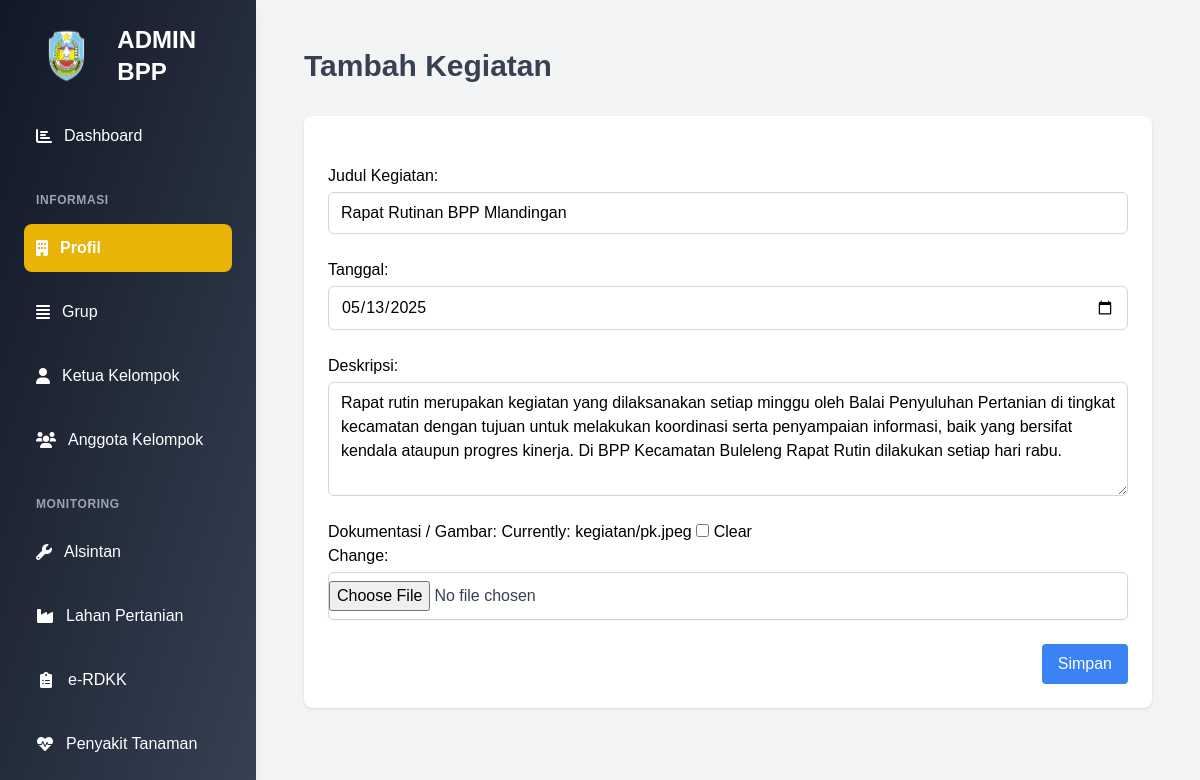
Screenshot of /administrator/edit-kegiatan/1/ (signed in) with the database file from the repository.
### administrator/models.py (models this page shows, shortened)
class Kegiatan(models.Model):
    judul = models.CharField(max_length=200)
    tanggal = models.DateField()
    deskripsi = models.TextField()
    gambar = models.ImageField(upload_to='kegiatan/', blank=True, null=True)
    slug = models.SlugField(max_length=200,null=True,blank=True, unique=True)
    class Meta:
        verbose_name_plural = "Data Kegiatan"
        ordering = ['-tanggal']

### administrator/views.py (the view)
# urls.py: path('edit-kegiatan/<str:pk>/', views.editkegiatanadmin, name='editkegiatanadmin'),
@login_required(login_url='login')
def editkegiatanadmin(request, pk):
    kegiatan = get_object_or_404(Kegiatan, id=pk)
    if request.method == "POST":
        form = KegiatanForm(request.POST, request.FILES, instance=kegiatan)
        if form.is_valid():
            form.save()
            return redirect('profiladmin')
    else:
        form = KegiatanForm(instance=kegiatan)
    return render(request, 'formkegiatanadmin.html', {
        "judul": "Edit Kegiatan",
        "menu": "profil",
        "form": form
    })

### administrator/templates/formkegiatanadmin.html (shortened to what this page needs)
{% extends "baseadmin.html" %}
{% load static %}
{% block content %}
<div class="flex-1 p-6 transition-all duration-200 ease-in-out">
    <header class="mb-8">
        <h1 class="text-3xl font-bold text-gray-700">Tambah Kegiatan</h1>
    </header>
    <div class="bg-white shadow rounded-lg p-6">
        <form action="" method="post" enctype="multipart/form-data" class="space-y-6">
            {{ form.as_p }}
            <div class="flex justify-end">
                <button type="submit" class="bg-blue-500 text-white px-4 py-2 rounded hover:bg-blue-600">
                    Simpan
                </button>
            </div>
        </form>
    </div>
</div>
{% endblock content %}

### rows the page displays
Kegiatan: judul "Rapat Rutinan BPP Mlandingan", tanggal "05/13/2025", deskripsi "Rapat rutin merupakan kegiatan yang dilaksanakan setiap minggu oleh Balai Penyuluhan Pertanian di tingkat kecamatan dengan tujuan untuk melakukan koordinasi serta penyampaian informasi, baik yang bersifat kendala ataupun progres kinerja. Di BPP Kecamatan Buleleng Rapat Rutin dilakukan setiap hari rabu."
